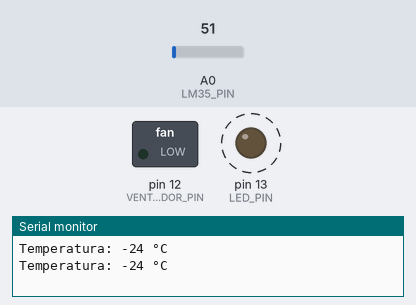
This sketch was run on a simulated Arduino Uno, built with avr-gcc and run on an emulated ATmega328P. Parts: switched loads named in the sketch (green lamp = pin HIGH), output pins drawn as LEDs (lit = HIGH), the last lines printed to the serial monitor. Dashed ring = blinking. The inputs (shaded band) are chosen by the test bench; at power-on: A0 (LM35_PIN) = 51.

Above: at 2.8 s.
2.9 s: A0 (LM35_PIN) set to 106
6.4 s: A0 (LM35_PIN) set to 122
At 7.4 s:
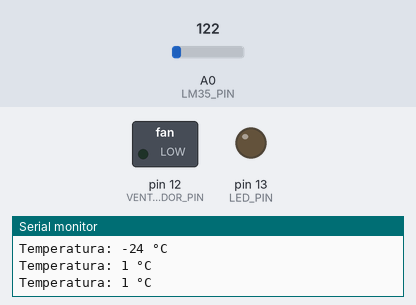
9.1 s: A0 (LM35_PIN) set to 143
11.8 s: A0 (LM35_PIN) set to 172
At 12.8 s:
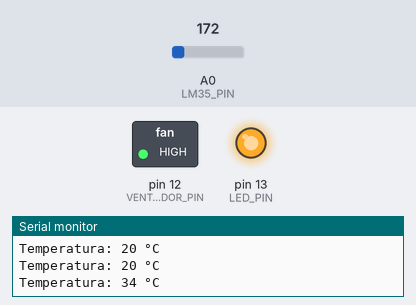
14.5 s: A0 (LM35_PIN) set to 112
At 15.9 s:
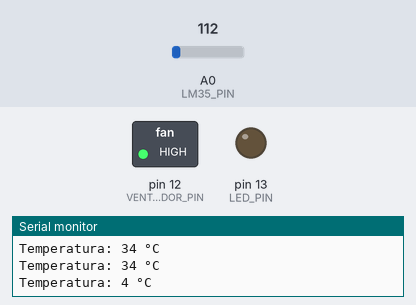
18.0 s: A0 (LM35_PIN) set to 163
At 19.4 s:
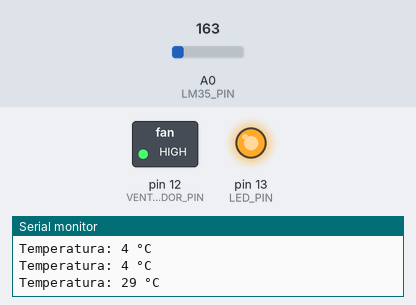
Timing chart, 0 to 21.0 s (numbered marks = the images above; inputs shaded):
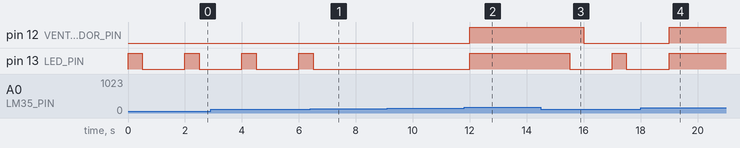

The sketch:

Arduino_2.ino
```cpp
const int LM35_PIN = A0;      // Pin analógico donde está conectado el sensor LM35
const int LED_PIN = 13;       // Pin digital donde está conectado el LED
const int VENTILADOR_PIN = 12; // Pin digital donde está conectado el ventilador (motor)

void setup() {
  pinMode(LM35_PIN, INPUT);
  pinMode(LED_PIN, OUTPUT);
  pinMode(VENTILADOR_PIN, OUTPUT);
  Serial.begin(9600);
}

void loop() {
  // Lee la temperatura del sensor LM35
// Lectura de temperatura
  int temperature=(-40+0.488155*(analogRead(LM35_PIN)-20));
  // Mostrar la temperatura en el Monitor Serie
  // Imprime la temperatura en el puerto serial
  Serial.print("Temperatura: ");
  Serial.print(temperature);
  Serial.println(" °C");

  // Validación 1: Si la temperatura es inferior a 5 °C
  if (temperature <= 5) {
    blinkLED(500); // El LED parpadea con un retardo de 0.5 segundos
    digitalWrite(VENTILADOR_PIN, LOW); // El ventilador está apagado
  }
  // Validación 2: Si la temperatura está entre 6 °C y 25 °C
  else if (temperature >= 6 && temperature <= 25) {
    digitalWrite(LED_PIN, LOW); // El LED está apagado
    digitalWrite(VENTILADOR_PIN, LOW); // El ventilador está apagado
  }
  // Validación 3: Si la temperatura es mayor a 25 °C
  else if (temperature > 25) {
    digitalWrite(LED_PIN, HIGH); // El LED se enciende
    digitalWrite(VENTILADOR_PIN, HIGH); // El ventilador se enciende
  }

  delay(1000); // Espera un segundo antes de la próxima lectura
}

// Función para leer la temperatura del sensor LM35


// Función para hacer parpadear el LED
void blinkLED(int interval) {
  digitalWrite(LED_PIN, HIGH);
  delay(interval);
  digitalWrite(LED_PIN, LOW);
  delay(interval);
}
```

Measured:
- the behaviour switches between 114 and 115 on A0 (LM35_PIN) (found by bisection; images 0 and 1)
- the behaviour switches between 155 and 156 on A0 (LM35_PIN) (found by bisection; images 1 and 2)
- after the input at 6.4 s, pin 13 (LED_PIN): goes on until 6.5 s, then stays LOW
- after the input at 11.8 s, pin 12 (VENTILADOR_PIN), pin 13 (LED_PIN): LOW → HIGH after 0.20 s
- after the input at 14.5 s, pin 12 (VENTILADOR_PIN): HIGH → LOW after 1.5 s; pin 13 (LED_PIN): HIGH → LOW after 1.0 s, → HIGH 1.5 s later, → LOW 0.50 s later
- after the input at 18.0 s, pin 12 (VENTILADOR_PIN): LOW → HIGH after 1.0 s; pin 13 (LED_PIN): goes on until 19.0 s, then stays HIGH
